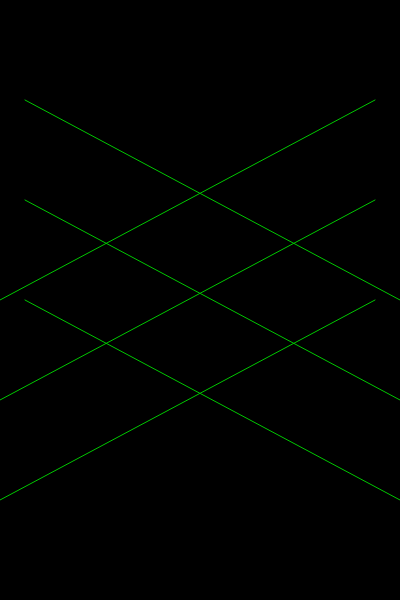
Frame 1 (no input)
Frame 60 (no input): identical to frame 1, image omitted
Frame 120 (the mouse pressed at the canvas centre since frame 60): identical to frame 1, image omitted

The p5.js sketch that drew this single still picture (run headless with seeded random() and noise() and a simulated clock; from frame 60 on, the mouse is pressed at the canvas centre):

// p5.js sketch
// ── sketch.js
function setup() {
  createCanvas(400, 600);
}

function draw() {
  background(0);
  stroke(0,200,0)
  line(0,500,375,300)
  line(0,400,375,200)
  line(0,300,375,100)
  
  line(400,500,25,300)
  line(400,400,25,200)
  line(400,300,25,100)
  
  noStroke()
  fill(255,255,0,80)
  ///triangle(200,-100,-100,600,50,600)
  ///triangle(200,-100,500,600,350,600)
  //triangle(200,-100,150,600,250,600)
  
}
